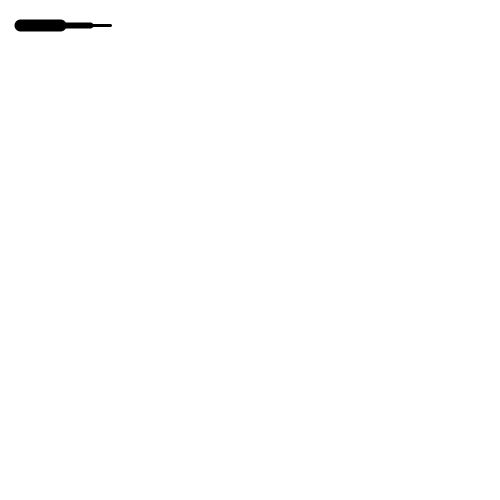
Frame 1 (no input)
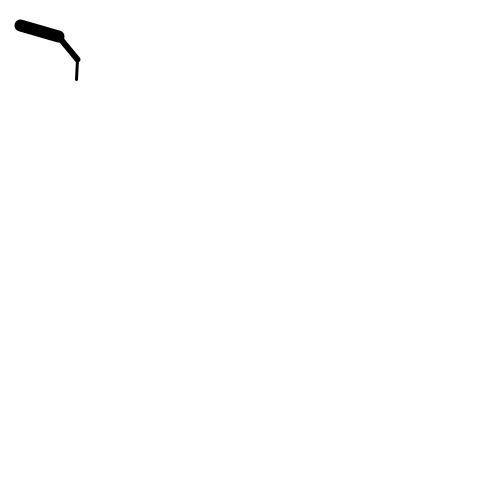
Frame 60 (the mouse pressed at the canvas centre just before this capture)
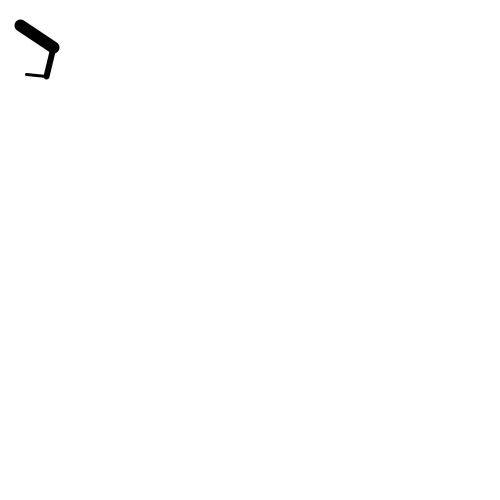
Frame 120 (the mouse held since frame 60 and released just before this capture)

The Processing sketch that drew these frames (run headless with seeded random() and noise(); from frame 60 on, the mouse is pressed at the canvas centre):

// Processing sketch: articulating_arm_Ink
// ── articulating_arm_Ink.pde
float angle = 0.0;
float angleDirection = 1;
float speed = 0.005;

void setup(){
  size(500,500);
}
void draw() {
  background(255);
  translate(20,25);
  rotate(angle);
  strokeWeight(12);
  line(0,0,40,0);
  translate(40,0);
  rotate(angle * 2.0);
  strokeWeight(6);
  line(0,0,30,0);
  translate(30, 0);
  rotate(angle * 2.5);
  strokeWeight(3);
  line(0, 0, 20, 0);
  angle += speed * angleDirection;
  if ((angle > QUARTER_PI) || (angle < 0)) {
    angleDirection = -angleDirection;
  }
}

//articulating arm
